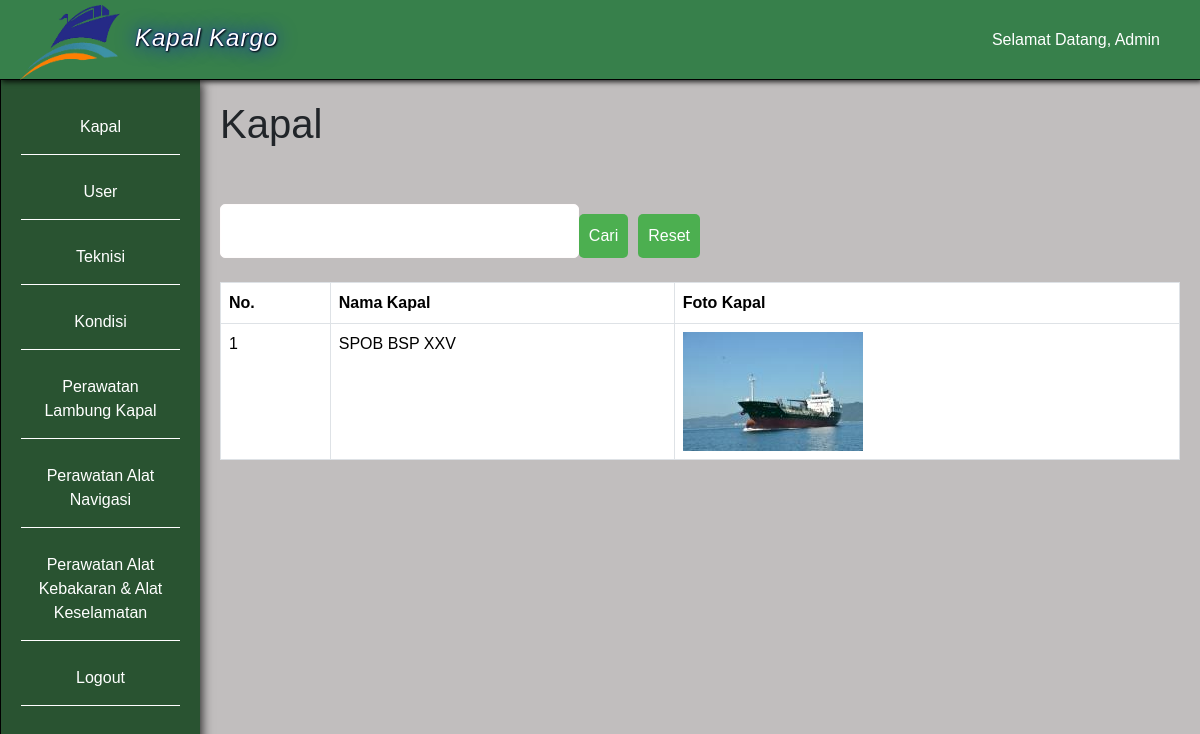
Screenshot of /kapal.php (signed in) with the database file from the repository.
### tables this page shows
CREATE TABLE `user` (
  `id_user` int(11) NOT NULL,
  `nama_lengkap` varchar(50) NOT NULL,
  `username` varchar(50) NOT NULL,
  `password` varchar(255) NOT NULL,
  `role` enum('Administrator','Operator') NOT NULL
);

CREATE TABLE `jenis_perawatan` (
  `id_jenis_perawatan` int(11) NOT NULL,
  `jenis_perawatan` varchar(100) NOT NULL
);

CREATE TABLE `kapal` (
  `id_kapal` int(11) NOT NULL,
  `nama_kapal` varchar(255) NOT NULL,
  `foto_kapal` text NOT NULL
);

### kapal.php (the view, shortened to what this page needs)
<?php
    include 'koneksi.php';
    $id_user = $_SESSION['id_user'];
    $dataUser = mysqli_fetch_assoc(mysqli_query($conn, "SELECT * FROM user WHERE id_user = '$id_user'"));
    $kapal = mysqli_query($conn, "SELECT * FROM kapal ORDER BY nama_kapal ASC");
?>
<!doctype html>
<html lang="en">
  <head>
    <link href="https://cdn.jsdelivr.net/npm/bootstrap@5.3.3/dist/css/bootstrap.min.css" rel="stylesheet">
    <link rel="stylesheet" href="style.css">
  </head>
  <body>
  <?php include 'top-side-bar.php'; ?>
    <div class="main">
    <h1>Kapal</h1>
        <br>
        <br>
        <form method="post" style="display: flex; flex-direction: row; width: 50%;">
            <input type="text" id="cari" name="cari" class="input" required>
            <button type="submit" name="btnCari" class="btn">Cari</button>
            <a href="kapal.php" class="btn" style="margin-left: 10px;">Reset</a>
        </form>
        <br>
        <table class="table table-bordered">
            <thead>
                <tr>
                    <th>No.</th>
                    <th>Nama Kapal</th>
                    <th>Foto Kapal</th>
                </tr>
            </thead>
            <tbody>
                <?php $i = 1; ?>
                <?php foreach ($kapal as $data_kapal) : ?>
                    <tr>
                        <td><?= $i++ ?></td>
                        <td><?= $data_kapal['nama_kapal']; ?></td>
                        <td><img src="foto/kapal/<?= $data_kapal['foto_kapal']; ?>" alt="<?= $data_kapal['foto_kapal']; ?>"></td>
                    </tr>
                <?php endforeach ?>
            </tbody>
        </table>
    </div>
  </body>
</html>

### top-side-bar.php
<div class="topbar" style="z-index: 9999;">
    <div class="logo">
        <img src="foto/logo.png" alt="logo kapal">
        <a href="index.php">Kapal Kargo</a>
    </div>
    <nav>
        <ul>
            <li><a href="#">Selamat Datang, <?= $dataUser['nama_lengkap']; ?> </a></li>
        </ul>
    </nav>
</div>
<div class="sidebar">
    <ul>
        <li><a href="kapal.php">Kapal</a></li>
        <li><a href="user.php">User</a></li>
        <li><a href="teknisi.php">Teknisi</a></li>
        <li><a href="kondisi.php">Kondisi</a></li>
        <?php
            $sidebar_jenis_perawatan = mysqli_query($conn, "SELECT * FROM jenis_perawatan");
         ?>
        <?php foreach ($sidebar_jenis_perawatan as $data_sidebar_jenis_perawatan): ?>
            <li><a href="perawatan.php?id_jenis_perawatan=<?= $data_sidebar_jenis_perawatan['id_jenis_perawatan']; ?>">Perawatan <?= $data_sidebar_jenis_perawatan['jenis_perawatan']; ?></a></li>
        <?php endforeach ?>
        <li><a href="Logout.php">Logout</a></li>
    </ul>
</div>

### style.css (style rules this page uses)
* { box-sizing: border-box; }
body { font-family: Arial, sans-serif; background-color: #c1bebe; margin: 0; }
form { display: flex; flex-direction: column; }
.input { padding: 10px; border: 1px solid #fffcfc; border-radius: 5px; font-size: 16px; width: 100%; }
.btn { margin-top: 10px; display: inline-block; padding: 10px; border: none; border-radius: 5px; background-color: #4CAF50; color: #fff; font-size: 16px; cursor: pointer; text-decoration: none; }
.topbar { background-color: rgb(55, 128, 75); color: #fff; display: flex; align-items: center; padding: 20px; position: fixed; width: 100%; height: 80px; border-bottom: 1px solid black; box-shadow: 2px 2px 5px rgba(0,0,0,0.8); }
.logo { font-size: 24px; font-weight: 500; margin-right: auto; }
.logo img { width: 100px; height: 75px; margin-top: 5px; margin-right: 15px; float: left; }
.logo a { display: inline-block; margin-top: 20px; font-family:impact, sans-serif; letter-spacing: 1px; text-shadow: 1px 1px 2px black, 0 0 20px blue, 0 0 2px darkblue; font-style: italic; text-decoration: none; color: white; }
nav ul { list-style: none; margin: 0; padding: 0; display: flex; }
nav li { margin-right: 20px; }
nav a { color: #fff; text-decoration: none; font-size: 16px; }
.sidebar { background-color: #295331; color: #fff; height: 100vh; width: 200px; position: fixed; left: 0; padding: 20px; top: 80px; border-left: 1px solid black; box-shadow: 2px 2px 10px rgba(0,0,0,0.8); }
.sidebar ul { list-style: none; margin: 0; padding: 0; }
.sidebar li { border-bottom: 1px solid white; margin-bottom: 10px; text-align: center; }
.sidebar a { display: inline-block; color: #fff; text-decoration: none; font-size: 16px; width: 100%; padding: 15px; margin: auto; }
.main { padding-left: 220px; padding-right: 20px; padding-bottom: 20px; padding-top: 100px; }

### rows the page displays
user: nama_lengkap "Admin"
jenis_perawatan: jenis_perawatan "Lambung Kapal"
jenis_perawatan: jenis_perawatan "Alat Navigasi"
jenis_perawatan: jenis_perawatan "Alat Kebakaran & Alat Keselamatan"
kapal: nama_kapal "SPOB BSP XXV", foto_kapal (picture)
